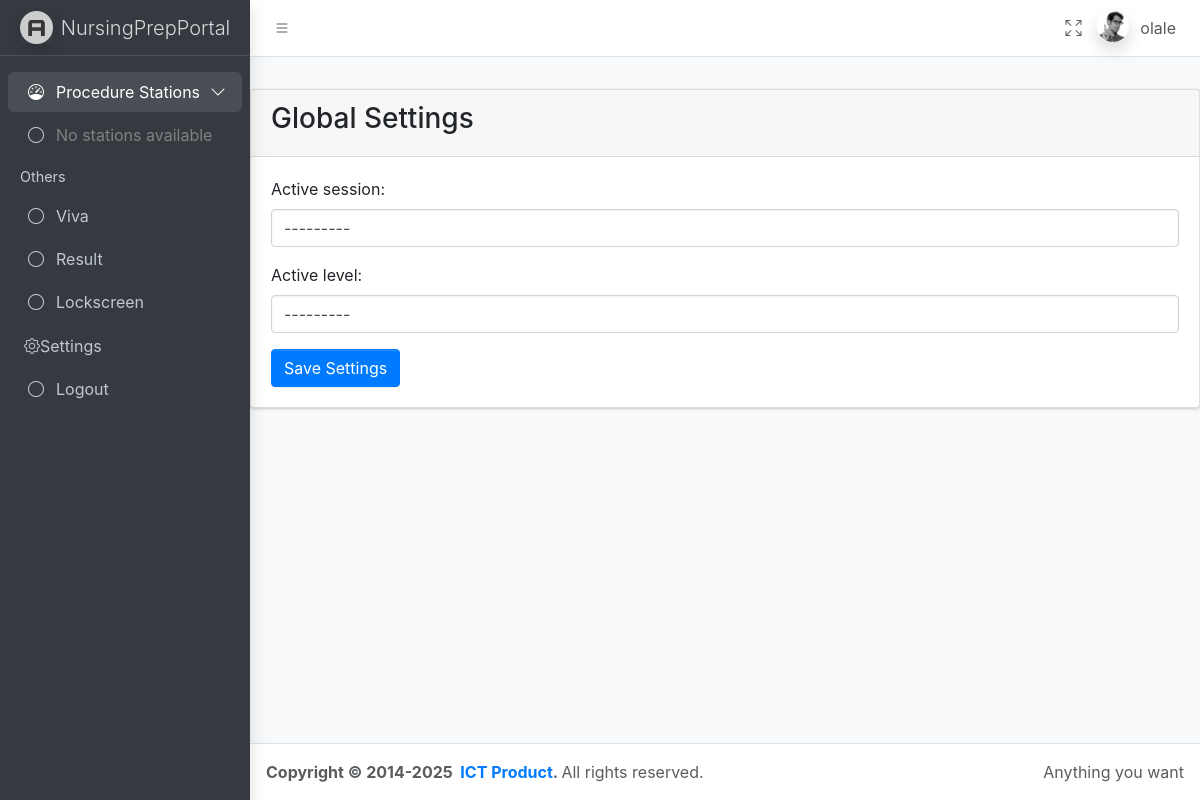
Page /settings/ (signed in) on the earlier database version.
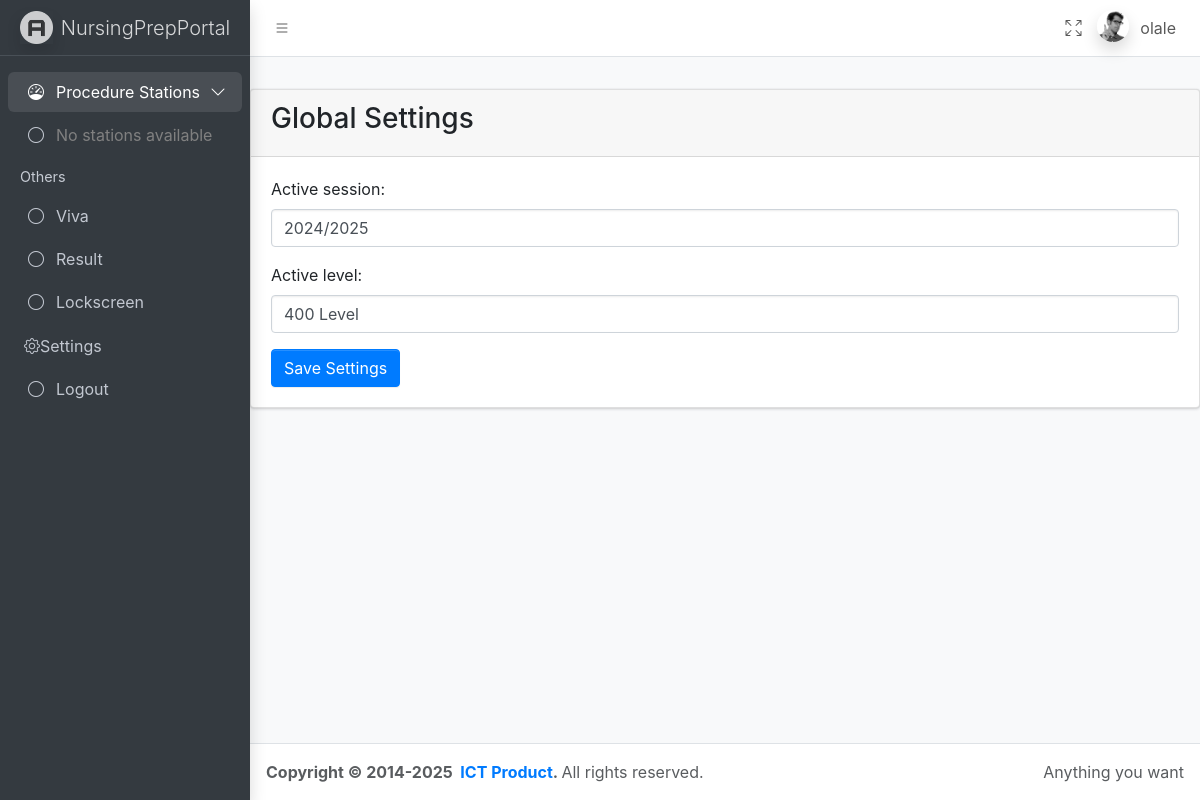
Same page on the later database version.
### base/models.py (models this page shows, shortened)
class GlobalSettings(models.Model):
    active_session = models.ForeignKey('Session', on_delete=models.SET_NULL, null=True, blank=True)
    active_level = models.PositiveSmallIntegerField(
        choices=Candidate.LEVEL_CHOICES,
        null=True,
        blank=True
    )
    class Meta:
        verbose_name_plural = "Global Settings"

### base/views.py (the view)
# urls.py: path('settings/', views.settings_view, name='settings'),
def settings_view(request):
    settings = GlobalSettings.objects.first() or GlobalSettings()
    if request.method == 'POST':
        form = GlobalSettingsForm(request.POST, instance=settings)
        if form.is_valid():
            form.save()
            return redirect('dashboard')  # or your preferred page
    else:
        form = GlobalSettingsForm(instance=settings)
    return render(request, 'base/settings.html', {'form': form})

### base/forms.py
class GlobalSettingsForm(forms.ModelForm):
    class Meta:
        model = GlobalSettings
        fields = ['active_session', 'active_level']
        widgets = {
            'active_session': forms.Select(attrs={'class': 'form-control'}),
            'active_level': forms.Select(attrs={'class': 'form-control'}),
        }

### base/context_processors.py (called while the page is built)
def global_settings(request):
    settings = GlobalSettings.objects.first()
    active_session = settings.active_session if settings else None
    active_level = settings.active_level if settings else None
    return {
        'global_settings': settings,
        'active_session': active_session,
        'active_level': active_level
    }

### base/models.py (called while the page is built)
    def __str__(self):
        return self.name

### base/templates/base/settings.html (shortened to what this page needs)
{% extends 'main.html' %}
{% block content %}
<div class="card">
    <div class="card-header">
        <h3>Global Settings</h3>
    </div>
    <div class="card-body">
        <form method="post">
            <div class="mb-3">
                {{ form.active_session.label_tag }}
                {{ form.active_session }}
            </div>
            <div class="mb-3">
                {{ form.active_level.label_tag }}
                {{ form.active_level }}
            </div>
            <button type="submit" class="btn btn-primary">Save Settings</button>
        </form>
    </div>
</div>
{% endblock %}

Differences in the rows shown:
added GlobalSettings: active_session "2024/2025", active_level "400 Level"
Other differences:
form field active_session: "---------" → (not shown)
form field active_level: "---------" → (not shown)
